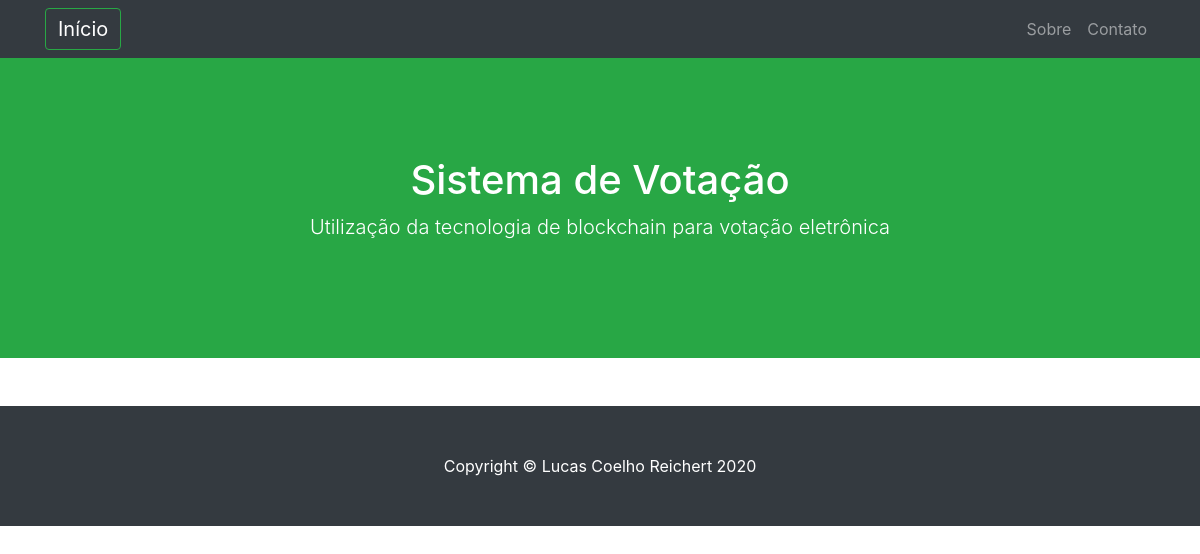
/eleicoes/consulta/, run on an earlier commit of the app's database.
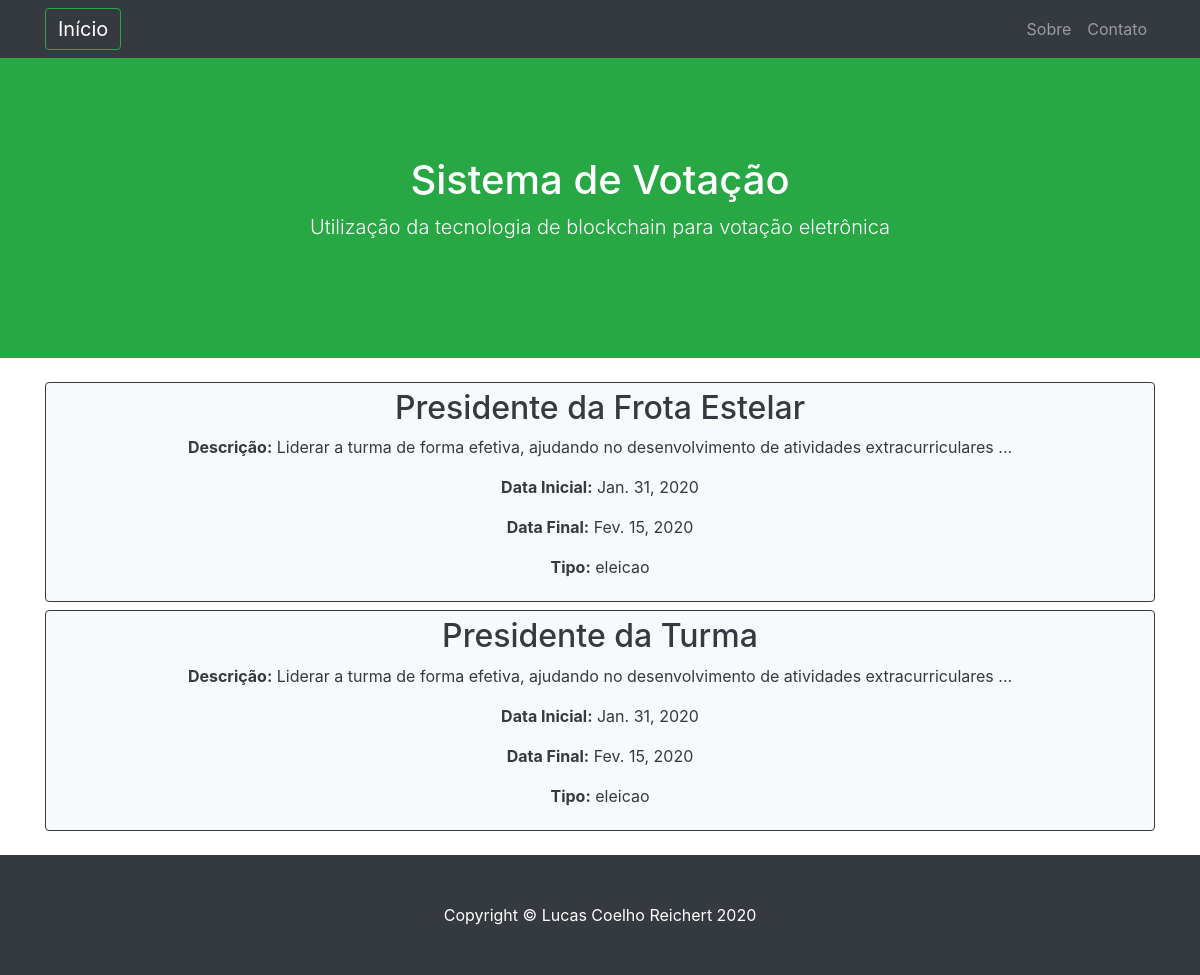
And on a later commit of the database.
### eleicoes/models.py (models this page shows, shortened)
class Eleicao(models.Model):
    nome = models.CharField(max_length=40)
    descricao =  models.CharField(max_length=100)
    data_ini =  models.DateField()
    data_fim = models.DateField() #configurar para pegar a data da criação da eleição e desativar o campo, ou deixar para programar uma data e hora e efetuar os devidos tratamentos
    tipo = models.CharField(max_length=20, choices=(("eleicao", _("Eleição")),  #criação do modelo de opções do tipo de Eleicao
                                        ("votacao", _("Votação"))),
                                default="Eleição")

### eleicoes/views.py (the view)
# urls.py: path('consulta/', views.consulta, name='consulta_cursos'),
def consulta(request): # Listagem das eleições criadas
    eleicoes = Eleicao.objects.filter().order_by('nome') #buscar as eleições no banco e ordenar pelo nome
    return render(request, 'eleicoes/consulta.html', {'eleicoes': eleicoes}) #chamar o template de consulta, passando a lista de eleições como parâmetro

### eleicoes/templates/eleicoes/consulta.html
{% extends 'base.html' %}
{% load static %}
{% block content %}
    {% for eleicao in eleicoes %}
        <a method="POST" class="btn btn-light btn-block btn-outline-dark" href="{% url 'edicao_eleicoes' pk=eleicao.pk %}"><div>
            <h2> {{ eleicao.nome }} </h2>
            <p><b>Descrição:</b> {{ eleicao.descricao }}</p>
            <p><b>Data Inicial:</b> {{ eleicao.data_ini }}</p>
            <p><b>Data Final:</b> {{ eleicao.data_fim }}</p>
            <p><b>Tipo:</b> {{eleicao.tipo}}</p>
        </div></a>
    {% endfor %}
{% endblock %}

### aplicacao/templates/base.html (shortened to what this page needs)
{% load static %}
<!DOCTYPE html>
<html lang="pt">
<head>
  <link href="{% static 'bootstrap/css/bootstrap.css' %}" rel="stylesheet">
  <link href="{% static 'bootstrap/css/bootstrap.min.css' %}" rel="stylesheet">
  <link href="{% static 'css/scrolling-nav.css' %}" rel="stylesheet">
</head>
<body id="page-top">
  <nav class="navbar navbar-expand-lg navbar-dark bg-dark fixed-top" id="mainNav">
    <div class="container">
      <a class="navbar-brand js-scroll-trigger btn btn-outline-success" href="{% url 'index' %}">Início</a>
      <div class="collapse navbar-collapse" id="navbarResponsive">
        <ul class="navbar-nav ml-auto">
          <li class="nav-item">
            <a class="nav-link js-scroll-trigger" href="{% url 'sobre' %}">Sobre</a>
          </li>
          <li class="nav-item">
            <a class="nav-link js-scroll-trigger" href="{% url 'contato' %}">Contato</a>
          </li>
        </ul>
      </div>
    </div>
  </nav>
  <header class="bg-success text-white">
    <div class="container text-center">
      <h1>Sistema de Votação</h1>
      <p class="lead">Utilização da tecnologia de blockchain para votação eletrônica</p>
    </div>
  </header>
  <div class="container">
    <br/>
    {% block content %}
    {% endblock %}
    <br/>
  </div>
  <footer class="py-5 bg-dark">
    <div class="container">
      <p class="m-0 text-center text-white">Copyright &copy; Lucas Coelho Reichert {% now "Y" %} </p>
    </div>
  </footer>
</body>
</html>

What changed in the data, as far as the page shows it:
added Eleicao: nome "Presidente da Frota Estelar", descricao "Liderar a turma de forma efetiva, ajudando no desenvolvimento de atividades extracurriculares ...", data_ini "Jan. 31, 2020", data_fim "Fev. 15, 2020", tipo "eleicao"
added Eleicao: nome "Presidente da Turma", descricao "Liderar a turma de forma efetiva, ajudando no desenvolvimento de atividades extracurriculares ...", data_ini "Jan. 31, 2020", data_fim "Fev. 15, 2020", tipo "eleicao"
